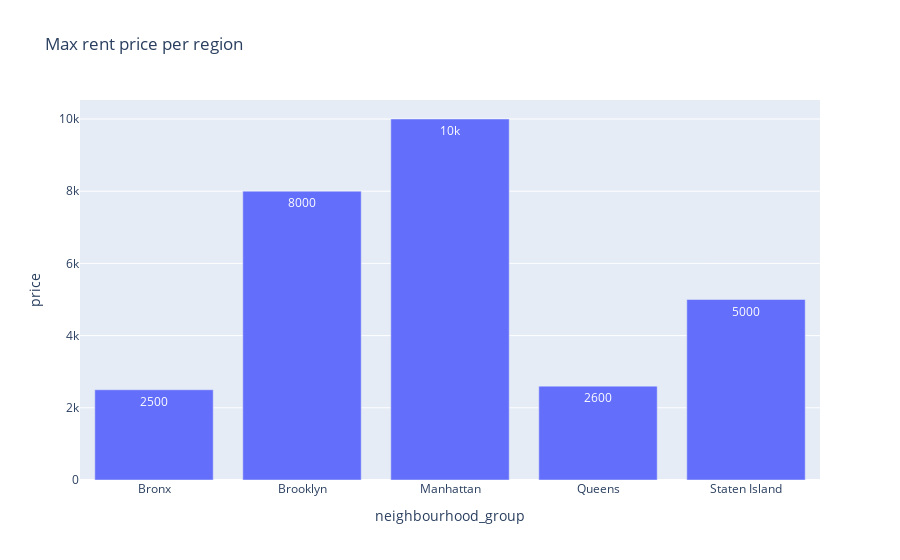

The notebook cell saved with this chart:
### Markdown cell above
## What is the highest price among accommodations avaiable to rent per region?

### Code cell
df1 = data[data['availability_365'] > 0]
data_plot = df1[['neighbourhood_group', 'price']].groupby('neighbourhood_group').max().reset_index()

px.bar(data_plot, x='neighbourhood_group', y='price', title= 'Max rent price per region', text_auto=True)

### Figure 1 — Plotly figure (JSON) as saved in the notebook; plotly's stock layout.template omitted (floating-point values rounded to 4 significant figures)
{"data": [{"alignmentgroup": "True", "hovertemplate": "neighbourhood_group=%{x}<br>price=%{y}<extra></extra>", "legendgroup": "", "marker": {"color": "#636efa", "pattern": {"shape": ""}}, "name": "", "offsetgroup": "", "orientation": "v", "showlegend": false, "textposition": "auto", "texttemplate": "%{y}", "type": "bar", "x": ["Bronx", "Brooklyn", "Manhattan", "Queens", "Staten Island"], "xaxis": "x", "y": [2500, 8000, 10000, 2600, 5000], "yaxis": "y"}], "layout": {"barmode": "relative", "legend": {"tracegroupgap": 0}, "title": {"text": "Max rent price per region"}, "xaxis": {"anchor": "y", "domain": [0, 1], "title": {"text": "neighbourhood_group"}}, "yaxis": {"anchor": "x", "domain": [0, 1], "title": {"text": "price"}}}}
